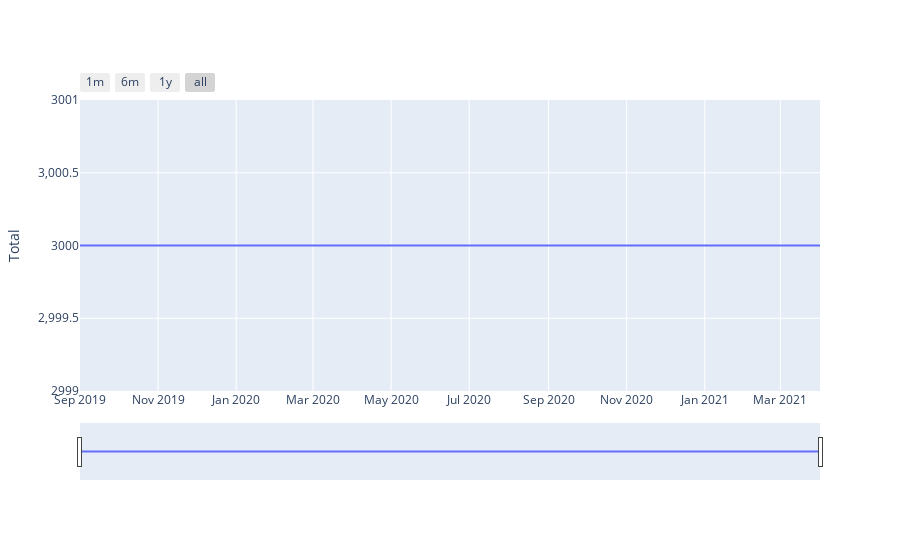

Notebook code for this chart:
### Code cell
plot_measures(total_df, title='', column_to_plot='doac', category=False, y_label='Total', interactive=True)

### Figure 1 — Plotly figure (JSON) as saved in the notebook; plotly's stock layout.template omitted (floating-point values rounded to 4 significant figures)
{"data": [{"type": "scatter", "x": ["2019-09-01", "2019-10-01", "2019-11-01", "2019-12-01", "2020-01-01", "2020-02-01", "2020-03-01", "2020-04-01", "2020-05-01", "2020-06-01", "2020-07-01", "2020-08-01", "2020-09-01", "2020-10-01", "2020-11-01", "2020-12-01", "2021-01-01", "2021-02-01", "2021-03-01", "2021-04-01"], "y": [3000, 3000, 3000, 3000, 3000, 3000, 3000, 3000, 3000, 3000, 3000, 3000, 3000, 3000, 3000, 3000, 3000, 3000, 3000, 3000]}], "layout": {"hovermode": "x", "title": {"text": "", "x": 0.5}, "xaxis": {"rangeselector": {"buttons": [{"count": 1, "label": "1m", "step": "month", "stepmode": "backward"}, {"count": 6, "label": "6m", "step": "month", "stepmode": "backward"}, {"count": 1, "label": "1y", "step": "year", "stepmode": "backward"}, {"step": "all"}]}, "rangeslider": {"visible": true}, "type": "date"}, "yaxis": {"title": {"text": "Total"}}}}
